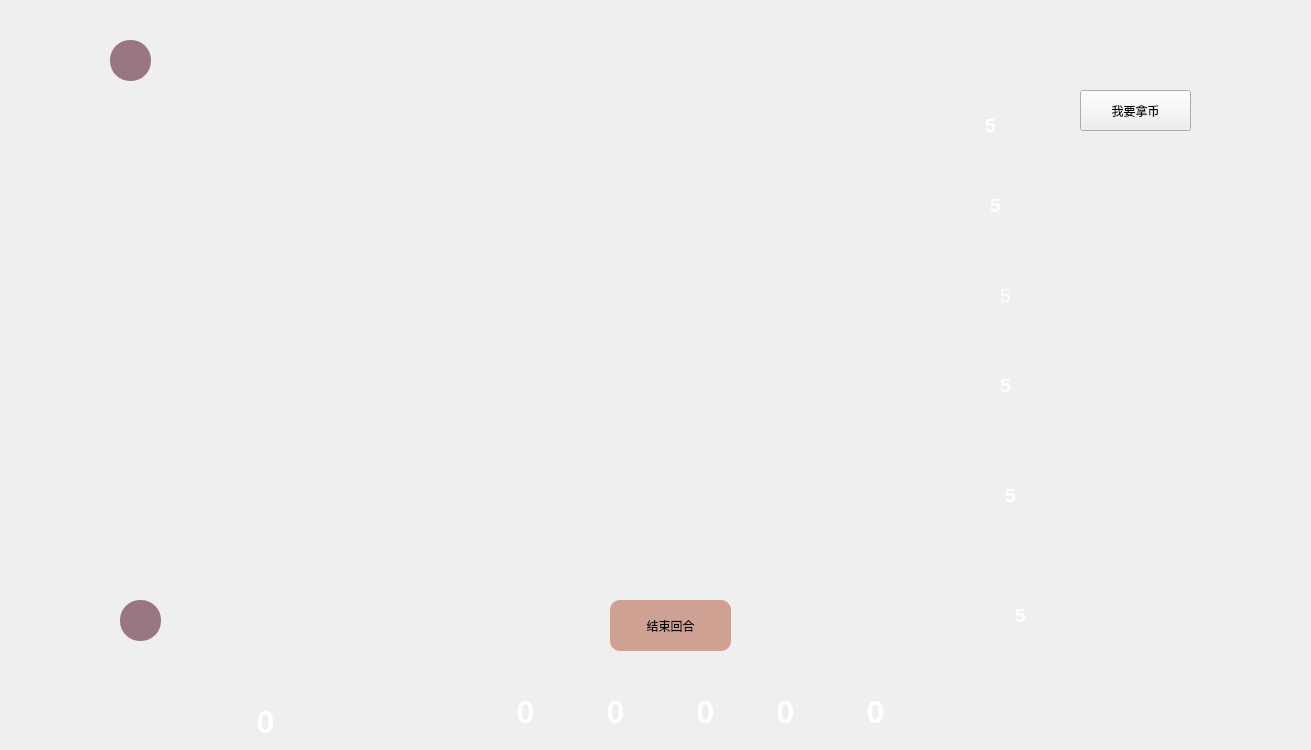
<?xml version="1.0" encoding="UTF-8"?>
<ui version="4.0">
 <class>gameInterface</class>
 <widget class="QWidget" name="gameInterface">
  <property name="geometry">
   <rect>
    <x>0</x>
    <y>0</y>
    <width>1311</width>
    <height>750</height>
   </rect>
  </property>
  <property name="minimumSize">
   <size>
    <width>1311</width>
    <height>750</height>
   </size>
  </property>
  <property name="maximumSize">
   <size>
    <width>1311</width>
    <height>750</height>
   </size>
  </property>
  <property name="windowTitle">
   <string>gameInterface</string>
  </property>
  <property name="windowIcon">
   <iconset>
    <normaloff>:/images/打开界面.png</normaloff>:/images/打开界面.png</iconset>
  </property>
  <property name="styleSheet">
   <string notr="true"/>
  </property>
  <widget class="QPushButton" name="card1_1">
   <property name="geometry">
    <rect>
     <x>310</x>
     <y>50</y>
     <width>141</width>
     <height>171</height>
    </rect>
   </property>
   <property name="styleSheet">
    <string notr="true">border-radius:15px;
border-image: url(:/images/card/blue-high/01.png);


</string>
   </property>
   <property name="text">
    <string/>
   </property>
  </widget>
  <widget class="QPushButton" name="card1_2">
   <property name="geometry">
    <rect>
     <x>480</x>
     <y>50</y>
     <width>141</width>
     <height>171</height>
    </rect>
   </property>
   <property name="styleSheet">
    <string notr="true">border-radius:15px;
border-image: url(:/images/card/blue-high/02.png);</string>
   </property>
   <property name="text">
    <string/>
   </property>
  </widget>
  <widget class="QPushButton" name="card1_3">
   <property name="geometry">
    <rect>
     <x>650</x>
     <y>50</y>
     <width>141</width>
     <height>171</height>
    </rect>
   </property>
   <property name="styleSheet">
    <string notr="true">border-radius:15px;
border-image: url(:/images/card/blue-high/03.png);</string>
   </property>
   <property name="text">
    <string/>
   </property>
  </widget>
  <widget class="QPushButton" name="card1_4">
   <property name="geometry">
    <rect>
     <x>820</x>
     <y>50</y>
     <width>141</width>
     <height>171</height>
    </rect>
   </property>
   <property name="styleSheet">
    <string notr="true">border-radius:15px;
border-image: url(:/images/card/blue-high/04.png);</string>
   </property>
   <property name="text">
    <string/>
   </property>
  </widget>
  <widget class="QPushButton" name="card2_1">
   <property name="geometry">
    <rect>
     <x>310</x>
     <y>234</y>
     <width>141</width>
     <height>171</height>
    </rect>
   </property>
   <property name="styleSheet">
    <string notr="true">border-radius:15px;
border-image: url(:/images/card/yellow-middle/1.png);</string>
   </property>
   <property name="text">
    <string/>
   </property>
  </widget>
  <widget class="QPushButton" name="card2_2">
   <property name="geometry">
    <rect>
     <x>480</x>
     <y>234</y>
     <width>141</width>
     <height>171</height>
    </rect>
   </property>
   <property name="styleSheet">
    <string notr="true">border-radius:15px;
border-image: url(:/images/card/yellow-middle/2.png);</string>
   </property>
   <property name="text">
    <string/>
   </property>
  </widget>
  <widget class="QPushButton" name="card2_3">
   <property name="geometry">
    <rect>
     <x>650</x>
     <y>234</y>
     <width>141</width>
     <height>171</height>
    </rect>
   </property>
   <property name="styleSheet">
    <string notr="true">border-radius:15px;
border-image: url(:/images/card/yellow-middle/3.png);</string>
   </property>
   <property name="text">
    <string/>
   </property>
  </widget>
  <widget class="QPushButton" name="card2_4">
   <property name="geometry">
    <rect>
     <x>820</x>
     <y>234</y>
     <width>141</width>
     <height>171</height>
    </rect>
   </property>
   <property name="styleSheet">
    <string notr="true">border-radius:15px;
border-image: url(:/images/card/yellow-middle/4.png);</string>
   </property>
   <property name="text">
    <string/>
   </property>
  </widget>
  <widget class="QPushButton" name="card3_1">
   <property name="geometry">
    <rect>
     <x>310</x>
     <y>420</y>
     <width>141</width>
     <height>171</height>
    </rect>
   </property>
   <property name="styleSheet">
    <string notr="true">border-radius:15px;
border-image: url(:/images/card/green-low/1.png);</string>
   </property>
   <property name="text">
    <string/>
   </property>
  </widget>
  <widget class="QPushButton" name="card3_2">
   <property name="geometry">
    <rect>
     <x>480</x>
     <y>420</y>
     <width>141</width>
     <height>171</height>
    </rect>
   </property>
   <property name="styleSheet">
    <string notr="true">border-radius:15px;
border-image: url(:/images/card/green-low/2.png);</string>
   </property>
   <property name="text">
    <string/>
   </property>
  </widget>
  <widget class="QPushButton" name="card3_3">
   <property name="geometry">
    <rect>
     <x>650</x>
     <y>420</y>
     <width>141</width>
     <height>171</height>
    </rect>
   </property>
   <property name="styleSheet">
    <string notr="true">border-radius:15px;
border-image: url(:/images/card/green-low/3.png);</string>
   </property>
   <property name="text">
    <string/>
   </property>
  </widget>
  <widget class="QPushButton" name="card3_4">
   <property name="geometry">
    <rect>
     <x>820</x>
     <y>420</y>
     <width>141</width>
     <height>171</height>
    </rect>
   </property>
   <property name="styleSheet">
    <string notr="true">border-radius:15px;
border-image: url(:/images/card/green-low/4.png);
</string>
   </property>
   <property name="text">
    <string/>
   </property>
  </widget>
  <widget class="QTextBrowser" name="gold_num">
   <property name="geometry">
    <rect>
     <x>970</x>
     <y>110</y>
     <width>41</width>
     <height>41</height>
    </rect>
   </property>
   <property name="styleSheet">
    <string notr="true">background:transparent;
border-width:0;
border-style:outset</string>
   </property>
   <property name="html">
    <string>&lt;!DOCTYPE HTML PUBLIC &quot;-//W3C//DTD HTML 4.0//EN&quot; &quot;http://www.w3.org/TR/REC-html40/strict.dtd&quot;&gt;
&lt;html&gt;&lt;head&gt;&lt;meta name=&quot;qrichtext&quot; content=&quot;1&quot; /&gt;&lt;style type=&quot;text/css&quot;&gt;
p, li { white-space: pre-wrap; }
&lt;/style&gt;&lt;/head&gt;&lt;body style=&quot; font-family:'SimSun'; font-size:9pt; font-weight:400; font-style:normal;&quot;&gt;
&lt;p align=&quot;center&quot; style=&quot; margin-top:0px; margin-bottom:0px; margin-left:0px; margin-right:0px; -qt-block-indent:0; text-indent:0px;&quot;&gt;&lt;span style=&quot; font-size:14pt; font-weight:600; color:#ffffff;&quot;&gt;5&lt;/span&gt;&lt;/p&gt;&lt;/body&gt;&lt;/html&gt;</string>
   </property>
  </widget>
  <widget class="QTextBrowser" name="black_num">
   <property name="geometry">
    <rect>
     <x>970</x>
     <y>190</y>
     <width>51</width>
     <height>51</height>
    </rect>
   </property>
   <property name="styleSheet">
    <string notr="true">background:transparent;
border-width:0;
border-style:outset</string>
   </property>
   <property name="html">
    <string>&lt;!DOCTYPE HTML PUBLIC &quot;-//W3C//DTD HTML 4.0//EN&quot; &quot;http://www.w3.org/TR/REC-html40/strict.dtd&quot;&gt;
&lt;html&gt;&lt;head&gt;&lt;meta name=&quot;qrichtext&quot; content=&quot;1&quot; /&gt;&lt;style type=&quot;text/css&quot;&gt;
p, li { white-space: pre-wrap; }
&lt;/style&gt;&lt;/head&gt;&lt;body style=&quot; font-family:'SimSun'; font-size:9pt; font-weight:400; font-style:normal;&quot;&gt;
&lt;p align=&quot;center&quot; style=&quot; margin-top:12px; margin-bottom:12px; margin-left:0px; margin-right:0px; -qt-block-indent:0; text-indent:0px;&quot;&gt;&lt;span style=&quot; font-size:14pt; font-weight:600; color:#ffffff;&quot;&gt;5&lt;/span&gt;&lt;/p&gt;&lt;/body&gt;&lt;/html&gt;</string>
   </property>
  </widget>
  <widget class="QTextBrowser" name="red_num">
   <property name="geometry">
    <rect>
     <x>980</x>
     <y>280</y>
     <width>51</width>
     <height>41</height>
    </rect>
   </property>
   <property name="styleSheet">
    <string notr="true">background:transparent;
border-width:0;
border-style:outset</string>
   </property>
   <property name="html">
    <string>&lt;!DOCTYPE HTML PUBLIC &quot;-//W3C//DTD HTML 4.0//EN&quot; &quot;http://www.w3.org/TR/REC-html40/strict.dtd&quot;&gt;
&lt;html&gt;&lt;head&gt;&lt;meta name=&quot;qrichtext&quot; content=&quot;1&quot; /&gt;&lt;style type=&quot;text/css&quot;&gt;
p, li { white-space: pre-wrap; }
&lt;/style&gt;&lt;/head&gt;&lt;body style=&quot; font-family:'SimSun'; font-size:9pt; font-weight:400; font-style:normal;&quot;&gt;
&lt;p align=&quot;center&quot; style=&quot; margin-top:0px; margin-bottom:0px; margin-left:0px; margin-right:0px; -qt-block-indent:0; text-indent:0px;&quot;&gt;&lt;span style=&quot; font-size:14pt; color:#ffffff;&quot;&gt;5&lt;/span&gt;&lt;/p&gt;&lt;/body&gt;&lt;/html&gt;</string>
   </property>
  </widget>
  <widget class="QTextBrowser" name="green_num">
   <property name="geometry">
    <rect>
     <x>980</x>
     <y>370</y>
     <width>51</width>
     <height>51</height>
    </rect>
   </property>
   <property name="styleSheet">
    <string notr="true">background:transparent;
border-width:0;
border-style:outset</string>
   </property>
   <property name="html">
    <string>&lt;!DOCTYPE HTML PUBLIC &quot;-//W3C//DTD HTML 4.0//EN&quot; &quot;http://www.w3.org/TR/REC-html40/strict.dtd&quot;&gt;
&lt;html&gt;&lt;head&gt;&lt;meta name=&quot;qrichtext&quot; content=&quot;1&quot; /&gt;&lt;style type=&quot;text/css&quot;&gt;
p, li { white-space: pre-wrap; }
&lt;/style&gt;&lt;/head&gt;&lt;body style=&quot; font-family:'SimSun'; font-size:9pt; font-weight:400; font-style:normal;&quot;&gt;
&lt;p align=&quot;center&quot; style=&quot; margin-top:0px; margin-bottom:0px; margin-left:0px; margin-right:0px; -qt-block-indent:0; text-indent:0px;&quot;&gt;&lt;span style=&quot; font-size:14pt; font-weight:600; color:#ffffff;&quot;&gt;5&lt;/span&gt;&lt;/p&gt;&lt;/body&gt;&lt;/html&gt;</string>
   </property>
  </widget>
  <widget class="QTextBrowser" name="blue_num">
   <property name="geometry">
    <rect>
     <x>990</x>
     <y>480</y>
     <width>41</width>
     <height>41</height>
    </rect>
   </property>
   <property name="styleSheet">
    <string notr="true">background:transparent;
border-width:0;
border-style:outset</string>
   </property>
   <property name="html">
    <string>&lt;!DOCTYPE HTML PUBLIC &quot;-//W3C//DTD HTML 4.0//EN&quot; &quot;http://www.w3.org/TR/REC-html40/strict.dtd&quot;&gt;
&lt;html&gt;&lt;head&gt;&lt;meta name=&quot;qrichtext&quot; content=&quot;1&quot; /&gt;&lt;style type=&quot;text/css&quot;&gt;
p, li { white-space: pre-wrap; }
&lt;/style&gt;&lt;/head&gt;&lt;body style=&quot; font-family:'SimSun'; font-size:9pt; font-weight:400; font-style:normal;&quot;&gt;
&lt;p align=&quot;center&quot; style=&quot; margin-top:0px; margin-bottom:0px; margin-left:0px; margin-right:0px; -qt-block-indent:0; text-indent:0px;&quot;&gt;&lt;span style=&quot; font-size:14pt; font-weight:600; color:#ffffff;&quot;&gt;5&lt;/span&gt;&lt;/p&gt;&lt;/body&gt;&lt;/html&gt;</string>
   </property>
  </widget>
  <widget class="QTextBrowser" name="white_num">
   <property name="geometry">
    <rect>
     <x>1000</x>
     <y>600</y>
     <width>41</width>
     <height>41</height>
    </rect>
   </property>
   <property name="styleSheet">
    <string notr="true">background:transparent;
border-width:0;
border-style:outset</string>
   </property>
   <property name="html">
    <string>&lt;!DOCTYPE HTML PUBLIC &quot;-//W3C//DTD HTML 4.0//EN&quot; &quot;http://www.w3.org/TR/REC-html40/strict.dtd&quot;&gt;
&lt;html&gt;&lt;head&gt;&lt;meta name=&quot;qrichtext&quot; content=&quot;1&quot; /&gt;&lt;style type=&quot;text/css&quot;&gt;
p, li { white-space: pre-wrap; }
&lt;/style&gt;&lt;/head&gt;&lt;body style=&quot; font-family:'SimSun'; font-size:9pt; font-weight:400; font-style:normal;&quot;&gt;
&lt;p align=&quot;center&quot; style=&quot; margin-top:0px; margin-bottom:0px; margin-left:0px; margin-right:0px; -qt-block-indent:0; text-indent:0px;&quot;&gt;&lt;span style=&quot; font-size:14pt; font-weight:600; color:#ffffff;&quot;&gt;5&lt;/span&gt;&lt;/p&gt;&lt;/body&gt;&lt;/html&gt;</string>
   </property>
  </widget>
  <widget class="QLabel" name="background">
   <property name="geometry">
    <rect>
     <x>0</x>
     <y>0</y>
     <width>1311</width>
     <height>750</height>
    </rect>
   </property>
   <property name="minimumSize">
    <size>
     <width>1311</width>
     <height>750</height>
    </size>
   </property>
   <property name="maximumSize">
    <size>
     <width>1311</width>
     <height>750</height>
    </size>
   </property>
   <property name="styleSheet">
    <string notr="true">border-image: url(:/images/background.png);</string>
   </property>
   <property name="text">
    <string/>
   </property>
  </widget>
  <widget class="QLabel" name="money">
   <property name="geometry">
    <rect>
     <x>460</x>
     <y>670</y>
     <width>451</width>
     <height>91</height>
    </rect>
   </property>
   <property name="styleSheet">
    <string notr="true">border-image: url(:/images/bb.png);
border-radius:8px;</string>
   </property>
   <property name="text">
    <string/>
   </property>
  </widget>
  <widget class="QTextBrowser" name="white_have">
   <property name="geometry">
    <rect>
     <x>500</x>
     <y>690</y>
     <width>51</width>
     <height>61</height>
    </rect>
   </property>
   <property name="styleSheet">
    <string notr="true">background:transparent;
border-width:0;
border-style:outset</string>
   </property>
   <property name="html">
    <string>&lt;!DOCTYPE HTML PUBLIC &quot;-//W3C//DTD HTML 4.0//EN&quot; &quot;http://www.w3.org/TR/REC-html40/strict.dtd&quot;&gt;
&lt;html&gt;&lt;head&gt;&lt;meta name=&quot;qrichtext&quot; content=&quot;1&quot; /&gt;&lt;style type=&quot;text/css&quot;&gt;
p, li { white-space: pre-wrap; }
&lt;/style&gt;&lt;/head&gt;&lt;body style=&quot; font-family:'SimSun'; font-size:9pt; font-weight:400; font-style:normal;&quot;&gt;
&lt;p align=&quot;center&quot; style=&quot; margin-top:0px; margin-bottom:0px; margin-left:0px; margin-right:0px; -qt-block-indent:0; text-indent:0px;&quot;&gt;&lt;span style=&quot; font-size:24pt; font-weight:600; color:#ffffff;&quot;&gt;0&lt;/span&gt;&lt;/p&gt;&lt;/body&gt;&lt;/html&gt;</string>
   </property>
  </widget>
  <widget class="QTextBrowser" name="blue_have">
   <property name="geometry">
    <rect>
     <x>590</x>
     <y>690</y>
     <width>51</width>
     <height>61</height>
    </rect>
   </property>
   <property name="styleSheet">
    <string notr="true">background:transparent;
border-width:0;
border-style:outset</string>
   </property>
   <property name="html">
    <string>&lt;!DOCTYPE HTML PUBLIC &quot;-//W3C//DTD HTML 4.0//EN&quot; &quot;http://www.w3.org/TR/REC-html40/strict.dtd&quot;&gt;
&lt;html&gt;&lt;head&gt;&lt;meta name=&quot;qrichtext&quot; content=&quot;1&quot; /&gt;&lt;style type=&quot;text/css&quot;&gt;
p, li { white-space: pre-wrap; }
&lt;/style&gt;&lt;/head&gt;&lt;body style=&quot; font-family:'SimSun'; font-size:9pt; font-weight:400; font-style:normal;&quot;&gt;
&lt;p align=&quot;center&quot; style=&quot; margin-top:0px; margin-bottom:0px; margin-left:0px; margin-right:0px; -qt-block-indent:0; text-indent:0px;&quot;&gt;&lt;span style=&quot; font-size:24pt; font-weight:600; color:#ffffff;&quot;&gt;0&lt;/span&gt;&lt;/p&gt;&lt;/body&gt;&lt;/html&gt;</string>
   </property>
  </widget>
  <widget class="QTextBrowser" name="green_have">
   <property name="geometry">
    <rect>
     <x>680</x>
     <y>690</y>
     <width>51</width>
     <height>61</height>
    </rect>
   </property>
   <property name="styleSheet">
    <string notr="true">background:transparent;
border-width:0;
border-style:outset</string>
   </property>
   <property name="html">
    <string>&lt;!DOCTYPE HTML PUBLIC &quot;-//W3C//DTD HTML 4.0//EN&quot; &quot;http://www.w3.org/TR/REC-html40/strict.dtd&quot;&gt;
&lt;html&gt;&lt;head&gt;&lt;meta name=&quot;qrichtext&quot; content=&quot;1&quot; /&gt;&lt;style type=&quot;text/css&quot;&gt;
p, li { white-space: pre-wrap; }
&lt;/style&gt;&lt;/head&gt;&lt;body style=&quot; font-family:'SimSun'; font-size:9pt; font-weight:400; font-style:normal;&quot;&gt;
&lt;p align=&quot;center&quot; style=&quot; margin-top:0px; margin-bottom:0px; margin-left:0px; margin-right:0px; -qt-block-indent:0; text-indent:0px;&quot;&gt;&lt;span style=&quot; font-size:24pt; font-weight:600; color:#ffffff;&quot;&gt;0&lt;/span&gt;&lt;/p&gt;&lt;/body&gt;&lt;/html&gt;</string>
   </property>
  </widget>
  <widget class="QTextBrowser" name="red_have">
   <property name="geometry">
    <rect>
     <x>760</x>
     <y>690</y>
     <width>51</width>
     <height>61</height>
    </rect>
   </property>
   <property name="styleSheet">
    <string notr="true">background:transparent;
border-width:0;
border-style:outset</string>
   </property>
   <property name="html">
    <string>&lt;!DOCTYPE HTML PUBLIC &quot;-//W3C//DTD HTML 4.0//EN&quot; &quot;http://www.w3.org/TR/REC-html40/strict.dtd&quot;&gt;
&lt;html&gt;&lt;head&gt;&lt;meta name=&quot;qrichtext&quot; content=&quot;1&quot; /&gt;&lt;style type=&quot;text/css&quot;&gt;
p, li { white-space: pre-wrap; }
&lt;/style&gt;&lt;/head&gt;&lt;body style=&quot; font-family:'SimSun'; font-size:9pt; font-weight:400; font-style:normal;&quot;&gt;
&lt;p align=&quot;center&quot; style=&quot; margin-top:0px; margin-bottom:0px; margin-left:0px; margin-right:0px; -qt-block-indent:0; text-indent:0px;&quot;&gt;&lt;span style=&quot; font-size:24pt; font-weight:600; color:#ffffff;&quot;&gt;0&lt;/span&gt;&lt;/p&gt;&lt;/body&gt;&lt;/html&gt;</string>
   </property>
  </widget>
  <widget class="QTextBrowser" name="black_have">
   <property name="geometry">
    <rect>
     <x>850</x>
     <y>690</y>
     <width>51</width>
     <height>61</height>
    </rect>
   </property>
   <property name="styleSheet">
    <string notr="true">background:transparent;
border-width:0;
border-style:outset</string>
   </property>
   <property name="html">
    <string>&lt;!DOCTYPE HTML PUBLIC &quot;-//W3C//DTD HTML 4.0//EN&quot; &quot;http://www.w3.org/TR/REC-html40/strict.dtd&quot;&gt;
&lt;html&gt;&lt;head&gt;&lt;meta name=&quot;qrichtext&quot; content=&quot;1&quot; /&gt;&lt;style type=&quot;text/css&quot;&gt;
p, li { white-space: pre-wrap; }
&lt;/style&gt;&lt;/head&gt;&lt;body style=&quot; font-family:'SimSun'; font-size:9pt; font-weight:400; font-style:normal;&quot;&gt;
&lt;p align=&quot;center&quot; style=&quot; margin-top:0px; margin-bottom:0px; margin-left:0px; margin-right:0px; -qt-block-indent:0; text-indent:0px;&quot;&gt;&lt;span style=&quot; font-size:24pt; font-weight:600; color:#ffffff;&quot;&gt;0&lt;/span&gt;&lt;/p&gt;&lt;/body&gt;&lt;/html&gt;</string>
   </property>
  </widget>
  <widget class="QLabel" name="label">
   <property name="geometry">
    <rect>
     <x>270</x>
     <y>650</y>
     <width>101</width>
     <height>91</height>
    </rect>
   </property>
   <property name="styleSheet">
    <string notr="true">border-image: url(:/images/bbb.png);
border-radius:35px;</string>
   </property>
   <property name="text">
    <string/>
   </property>
  </widget>
  <widget class="QTextBrowser" name="gold_have">
   <property name="geometry">
    <rect>
     <x>240</x>
     <y>700</y>
     <width>51</width>
     <height>61</height>
    </rect>
   </property>
   <property name="styleSheet">
    <string notr="true">background:transparent;
border-width:0;
border-style:outset</string>
   </property>
   <property name="html">
    <string>&lt;!DOCTYPE HTML PUBLIC &quot;-//W3C//DTD HTML 4.0//EN&quot; &quot;http://www.w3.org/TR/REC-html40/strict.dtd&quot;&gt;
&lt;html&gt;&lt;head&gt;&lt;meta name=&quot;qrichtext&quot; content=&quot;1&quot; /&gt;&lt;style type=&quot;text/css&quot;&gt;
p, li { white-space: pre-wrap; }
&lt;/style&gt;&lt;/head&gt;&lt;body style=&quot; font-family:'SimSun'; font-size:9pt; font-weight:400; font-style:normal;&quot;&gt;
&lt;p align=&quot;center&quot; style=&quot; margin-top:0px; margin-bottom:0px; margin-left:0px; margin-right:0px; -qt-block-indent:0; text-indent:0px;&quot;&gt;&lt;span style=&quot; font-size:24pt; font-weight:600; color:#ffffff;&quot;&gt;0&lt;/span&gt;&lt;/p&gt;&lt;/body&gt;&lt;/html&gt;</string>
   </property>
  </widget>
  <widget class="QPushButton" name="selectBlack">
   <property name="geometry">
    <rect>
     <x>1000</x>
     <y>140</y>
     <width>71</width>
     <height>61</height>
    </rect>
   </property>
   <property name="styleSheet">
    <string notr="true">border-radius:15px;


</string>
   </property>
   <property name="text">
    <string/>
   </property>
  </widget>
  <widget class="QPushButton" name="selectRed">
   <property name="geometry">
    <rect>
     <x>1010</x>
     <y>230</y>
     <width>71</width>
     <height>61</height>
    </rect>
   </property>
   <property name="styleSheet">
    <string notr="true">border-radius:15px;


</string>
   </property>
   <property name="text">
    <string/>
   </property>
  </widget>
  <widget class="QPushButton" name="selectGreen">
   <property name="geometry">
    <rect>
     <x>1010</x>
     <y>330</y>
     <width>71</width>
     <height>61</height>
    </rect>
   </property>
   <property name="styleSheet">
    <string notr="true">border-radius:15px;


</string>
   </property>
   <property name="text">
    <string/>
   </property>
  </widget>
  <widget class="QPushButton" name="selectBlue">
   <property name="geometry">
    <rect>
     <x>1030</x>
     <y>440</y>
     <width>71</width>
     <height>61</height>
    </rect>
   </property>
   <property name="styleSheet">
    <string notr="true">border-radius:15px;


</string>
   </property>
   <property name="text">
    <string/>
   </property>
  </widget>
  <widget class="QPushButton" name="selectWhite">
   <property name="geometry">
    <rect>
     <x>1040</x>
     <y>540</y>
     <width>71</width>
     <height>61</height>
    </rect>
   </property>
   <property name="styleSheet">
    <string notr="true">border-radius:15px;


</string>
   </property>
   <property name="text">
    <string/>
   </property>
  </widget>
  <widget class="QTextBrowser" name="gradePeople2">
   <property name="geometry">
    <rect>
     <x>110</x>
     <y>40</y>
     <width>41</width>
     <height>41</height>
    </rect>
   </property>
   <property name="styleSheet">
    <string notr="true">background-color:rgba(130, 87, 103,0.8);
border-radius:20px</string>
   </property>
  </widget>
  <widget class="QTextBrowser" name="gradePeople1">
   <property name="geometry">
    <rect>
     <x>120</x>
     <y>600</y>
     <width>41</width>
     <height>41</height>
    </rect>
   </property>
   <property name="styleSheet">
    <string notr="true">background-color:rgba(130, 87, 103,0.8);
border-radius:20px
</string>
   </property>
  </widget>
  <widget class="QToolButton" name="toolButton">
   <property name="geometry">
    <rect>
     <x>1080</x>
     <y>90</y>
     <width>111</width>
     <height>41</height>
    </rect>
   </property>
   <property name="text">
    <string>我要拿币</string>
   </property>
  </widget>
  <widget class="QToolButton" name="re">
   <property name="geometry">
    <rect>
     <x>1250</x>
     <y>0</y>
     <width>61</width>
     <height>81</height>
    </rect>
   </property>
   <property name="styleSheet">
    <string notr="true">background-color: rgba(255, 255, 255, 0);
border:none;
border-radius:30px;</string>
   </property>
   <property name="text">
    <string/>
   </property>
  </widget>
  <widget class="QToolButton" name="changeMan">
   <property name="geometry">
    <rect>
     <x>610</x>
     <y>600</y>
     <width>121</width>
     <height>51</height>
    </rect>
   </property>
   <property name="styleSheet">
    <string notr="true">font: 12pt &quot;华文彩云&quot;;
border-radius:10px;
background-color: rgb(207, 161, 147);</string>
   </property>
   <property name="text">
    <string>结束回合</string>
   </property>
  </widget>
  <zorder>background</zorder>
  <zorder>card1_1</zorder>
  <zorder>card1_2</zorder>
  <zorder>card1_3</zorder>
  <zorder>card1_4</zorder>
  <zorder>card2_1</zorder>
  <zorder>card2_2</zorder>
  <zorder>card2_3</zorder>
  <zorder>card2_4</zorder>
  <zorder>card3_1</zorder>
  <zorder>card3_2</zorder>
  <zorder>card3_3</zorder>
  <zorder>card3_4</zorder>
  <zorder>gold_num</zorder>
  <zorder>black_num</zorder>
  <zorder>red_num</zorder>
  <zorder>green_num</zorder>
  <zorder>blue_num</zorder>
  <zorder>white_num</zorder>
  <zorder>money</zorder>
  <zorder>white_have</zorder>
  <zorder>blue_have</zorder>
  <zorder>green_have</zorder>
  <zorder>red_have</zorder>
  <zorder>black_have</zorder>
  <zorder>label</zorder>
  <zorder>gold_have</zorder>
  <zorder>selectBlack</zorder>
  <zorder>selectRed</zorder>
  <zorder>selectGreen</zorder>
  <zorder>selectBlue</zorder>
  <zorder>selectWhite</zorder>
  <zorder>gradePeople2</zorder>
  <zorder>gradePeople1</zorder>
  <zorder>toolButton</zorder>
  <zorder>re</zorder>
  <zorder>changeMan</zorder>
 </widget>
 <layoutdefault spacing="6" margin="11"/>
 <resources/>
 <connections/>
</ui>
